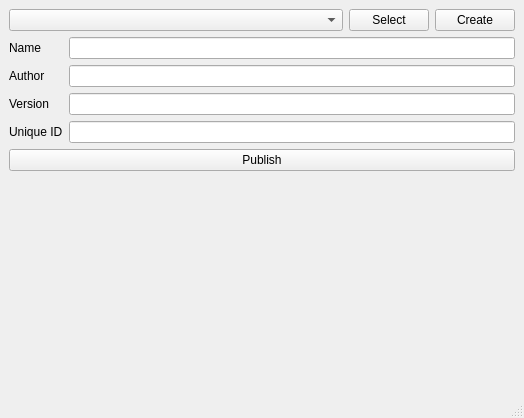
<?xml version="1.0" encoding="UTF-8"?>
<ui version="4.0">
 <class>MainWindow</class>
 <widget class="QMainWindow" name="MainWindow">
  <property name="geometry">
   <rect>
    <x>0</x>
    <y>0</y>
    <width>524</width>
    <height>418</height>
   </rect>
  </property>
  <property name="windowTitle">
   <string>Create Component</string>
  </property>
  <widget class="QWidget" name="centralwidget">
   <layout class="QVBoxLayout" name="verticalLayout">
    <item>
     <layout class="QHBoxLayout" name="horizontalLayout_2">
      <item>
       <widget class="QComboBox" name="comboBox">
        <property name="sizePolicy">
         <sizepolicy hsizetype="MinimumExpanding" vsizetype="Fixed">
          <horstretch>0</horstretch>
          <verstretch>0</verstretch>
         </sizepolicy>
        </property>
       </widget>
      </item>
      <item>
       <widget class="QPushButton" name="pushButton_select">
        <property name="text">
         <string>Select</string>
        </property>
       </widget>
      </item>
      <item>
       <widget class="QPushButton" name="pushButton_create">
        <property name="text">
         <string>Create</string>
        </property>
       </widget>
      </item>
     </layout>
    </item>
    <item>
     <layout class="QGridLayout" name="gridLayout">
      <item row="2" column="2">
       <widget class="QLineEdit" name="lineEdit_version"/>
      </item>
      <item row="0" column="0">
       <widget class="QLabel" name="label_name">
        <property name="text">
         <string>Name</string>
        </property>
       </widget>
      </item>
      <item row="1" column="0">
       <widget class="QLabel" name="label_author">
        <property name="text">
         <string>Author</string>
        </property>
       </widget>
      </item>
      <item row="0" column="2">
       <widget class="QLineEdit" name="lineEdit_name"/>
      </item>
      <item row="2" column="0">
       <widget class="QLabel" name="label_version">
        <property name="text">
         <string>Version</string>
        </property>
       </widget>
      </item>
      <item row="1" column="2">
       <widget class="QLineEdit" name="lineEdit_author"/>
      </item>
      <item row="3" column="0">
       <widget class="QLabel" name="label_id">
        <property name="text">
         <string>Unique ID</string>
        </property>
       </widget>
      </item>
      <item row="3" column="2">
       <widget class="QLineEdit" name="lineEdit_id"/>
      </item>
     </layout>
    </item>
    <item>
     <widget class="QPushButton" name="pushButton_submit">
      <property name="sizePolicy">
       <sizepolicy hsizetype="Minimum" vsizetype="Minimum">
        <horstretch>0</horstretch>
        <verstretch>0</verstretch>
       </sizepolicy>
      </property>
      <property name="text">
       <string>Publish</string>
      </property>
     </widget>
    </item>
    <item>
     <spacer name="verticalSpacer">
      <property name="orientation">
       <enum>Qt::Vertical</enum>
      </property>
      <property name="sizeHint" stdset="0">
       <size>
        <width>20</width>
        <height>40</height>
       </size>
      </property>
     </spacer>
    </item>
    <item>
     <widget class="WidgetLogger" name="widget_logger" native="true">
      <property name="enabled">
       <bool>true</bool>
      </property>
      <property name="sizePolicy">
       <sizepolicy hsizetype="Expanding" vsizetype="Expanding">
        <horstretch>0</horstretch>
        <verstretch>0</verstretch>
       </sizepolicy>
      </property>
     </widget>
    </item>
   </layout>
  </widget>
  <widget class="QMenuBar" name="menubar">
   <property name="geometry">
    <rect>
     <x>0</x>
     <y>0</y>
     <width>524</width>
     <height>22</height>
    </rect>
   </property>
  </widget>
  <widget class="QStatusBar" name="statusbar"/>
 </widget>
 <customwidgets>
  <customwidget>
   <class>WidgetLogger</class>
   <extends>QWidget</extends>
   <header>..widget_logger.h</header>
   <container>1</container>
  </customwidget>
 </customwidgets>
 <resources/>
 <connections/>
</ui>
